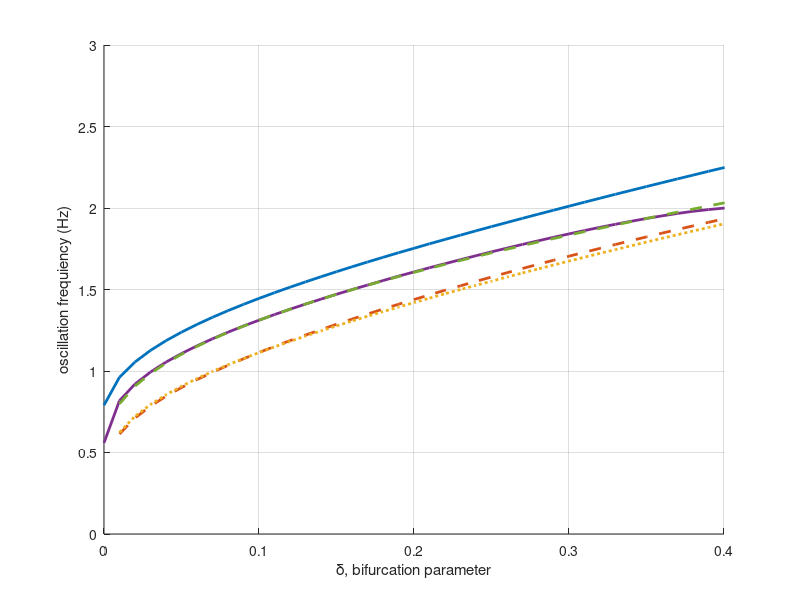

Here is the MATLAB script that generated this plot:
clear all
clc

%% For inhibition
load ('Gw0-D0.mat')
N = F;
load ('Gw0-D6.mat')
D6 = F;
load ('Gw0-D2.mat')
D2 = F;
load ('Gw0-Ds.mat')
S = F;
load ('Gw-D0.mat')
G= F;


Deltas =[-0.2:0.01:1];

figure(1)
grid on
hold on
plot(Deltas,N,'LineWidth',2)
plot(Deltas,D6,'--','LineWidth',2)
plot(Deltas,S,':','LineWidth',2)
plot(Deltas,G,'LineWidth',2)
plot(Deltas,D2,'--','LineWidth',2)
xlim([0 0.4])
ylim([0 3])
set(gcf,'Position',[500 200 600 300])
xlabel('\delta, bifurcation parameter')
ylabel('oscillation frequiency (Hz)')

